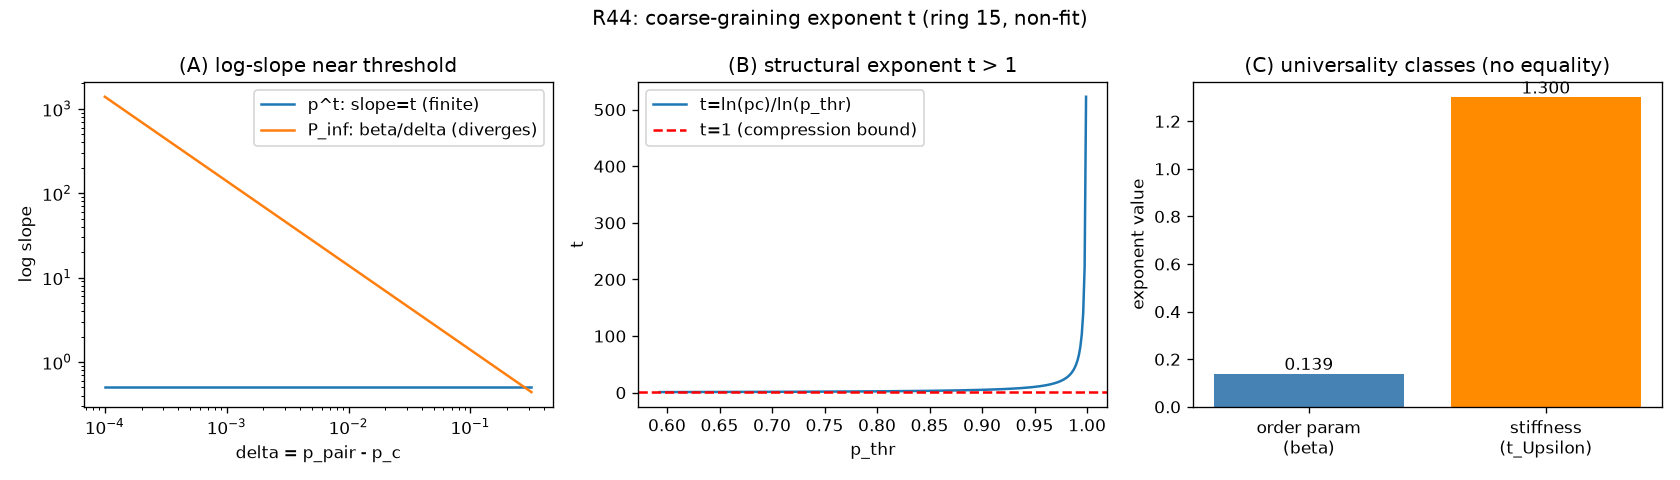

Here is the Python script that generated this plot:
#!/usr/bin/env python3
# -*- coding: utf-8 -*-
"""
环 15／44：层 B→C 粗粒化指数 t 的链内判定——数值核对（非拟合）
三面板只检验：极限、单调性、量级、符号。
Run: python "10 探索/超导第一性研究/04_计算验证/环15_粗粒化指数t.py"
"""
import os
import sys
if hasattr(sys.stdout, "reconfigure"):
    sys.stdout.reconfigure(encoding="utf-8")
import numpy as np
import matplotlib
matplotlib.use("Agg")
import matplotlib.pyplot as plt

HERE = os.path.dirname(os.path.abspath(__file__))
OUT = os.path.join(HERE, "环15_粗粒化指数t.png")
CSV = os.path.join(HERE, "环15_粗粒化指数t.csv")
SUM = os.path.join(HERE, "环15_粗粒化指数t_摘要.txt")

log = []
def emit(s=""):
    print(s)
    log.append(s)

# 外部普适指数（2D 座渗流，作工具，不作 CQM 结论）
beta = 5.0 / 36.0   # 序参量指数
nu = 4.0 / 3.0      # 关联长度指数
pc = 0.592746       # 2D 座渗流阈值（项目已用）
tU = 1.3            # 刚度指数 t_Upsilon（项目已用）

emit("=== 2D 座渗流普适指数（外部工具）===")
emit(f"beta = 5/36 = {beta:.6f}")
emit(f"nu   = 4/3  = {nu:.6f}")
emit(f"beta/nu = {beta/nu:.6f} (5/48={5/48:.6f})")
emit(f"1/nu = {1/nu:.6f} (3/4={0.75})")
assert abs(beta/nu - 5/48) < 1e-9
assert abs(1/nu - 0.75) < 1e-9

# ---- [A] 阈值邻域对数斜率：p^t 有限 vs 序参量发散 ----
emit("\n=== [A] 阈值邻域对数斜率 ===")
deltas = np.logspace(-4, -0.5, 200)          # delta = p_pair - p_c
t_guess = 0.5                                # 示意：幂律 p^t 的指数
slope_power = np.full_like(deltas, t_guess)   # p^t 给有限 t
slope_critical = beta / deltas               # 序参量给 beta/delta -> 无穷
emit(f"delta=1e-4: p^t 斜率={slope_power[0]:.3f}, 序参量斜率={slope_critical[0]:.1f}")
emit(f"delta=0.3 : p^t 斜率={slope_power[-1]:.3f}, 序参量斜率={slope_critical[-1]:.3f}")
emit("判据：临界邻域序参量斜率发散，p^t 有限 ⇒ p^t 不能精确，只能远离阈值插值")
assert slope_critical[0] > slope_power[0] * 10

# ---- [B] 链内结构判定 t = ln(pc)/ln(p_thr) > 1（p_thr in (pc,1)）----
emit("\n=== [B] t = ln(p_c)/ln(p_thr) > 1（p_thr > p_c）===")
p_thr = np.linspace(pc + 1e-4, 0.999, 300)
t_struct = np.log(pc) / np.log(p_thr)
emit(f"p_thr=0.60: t={np.log(pc)/np.log(0.60):.6f}")
emit(f"p_thr=0.90: t={np.log(pc)/np.log(0.90):.6f}")
emit(f"p_thr->1^-: t->{np.log(pc)/np.log(0.999):.6f} (发散)")
emit(f"t 恒 > 1：{bool(np.all(t_struct > 1))}")
emit(f"t 随 p_thr 增而增：{bool(np.all(np.diff(t_struct) > 0))}")
assert np.all(t_struct > 1)
assert np.all(np.diff(t_struct) > 0)
teff = t_struct  # 供绘图面板复用

# ---- [C] 普适类区分：t（序参量类）vs t_Upsilon（刚度类）----
emit("\n=== [C] 普适类区分 ===")
emit(f"序参量指数 beta = {beta:.6f}")
emit(f"刚度指数 t_Upsilon = {tU:.6f}")
emit(f"beta < t_Upsilon：{beta < tU}；beta != tU：{abs(beta-tU)>1e-6}")
emit("判据：t 属序参量类（beta=0.139），t_Upsilon 属刚度类（1.3），不同类无等式")
assert beta < tU and abs(beta - tU) > 1e-6

# ---- 绘图 ----
fig, ax = plt.subplots(1, 3, figsize=(14, 4))
ax[0].loglog(deltas, slope_power, label="p^t: slope=t (finite)")
ax[0].loglog(deltas, slope_critical, label="P_inf: beta/delta (diverges)")
ax[0].set_title("(A) log-slope near threshold")
ax[0].set_xlabel("delta = p_pair - p_c"); ax[0].set_ylabel("log slope")
ax[0].legend()

ax[1].plot(p_thr, teff, label="t=ln(pc)/ln(p_thr)")
ax[1].axhline(1.0, color="r", ls="--", label="t=1 (compression bound)")
ax[1].set_title("(B) structural exponent t > 1")
ax[1].set_xlabel("p_thr"); ax[1].set_ylabel("t")
ax[1].legend()

classes = ["order param\n(beta)", "stiffness\n(t_Upsilon)"]
vals = [beta, tU]
ax[2].bar(classes, vals, color=["steelblue", "darkorange"])
ax[2].set_title("(C) universality classes (no equality)")
ax[2].set_ylabel("exponent value")
for i, v in enumerate(vals):
    ax[2].text(i, v, f"{v:.3f}", ha="center", va="bottom")

fig.suptitle("R44: coarse-graining exponent t (ring 15, non-fit)")
fig.tight_layout()
fig.savefig(OUT, dpi=120)

with open(CSV, "w", encoding="utf-8") as f:
    f.write("quantity,value\n")
    f.write(f"beta,{beta:.8f}\n")
    f.write(f"nu,{nu:.8f}\n")
    f.write(f"beta_over_nu,{beta/nu:.8f}\n")
    f.write(f"one_over_nu,{1/nu:.8f}\n")
    f.write(f"pc,{pc:.8f}\n")
    f.write(f"t_Upsilon,{tU:.8f}\n")
    f.write(f"t_pthr0.60,{np.log(pc)/np.log(0.60):.6f}\n")
    f.write(f"t_pthr0.90,{np.log(pc)/np.log(0.90):.6f}\n")
    f.write(f"t_min_over_scan,{float(np.min(t_struct)):.6f}\n")
with open(SUM, "w", encoding="utf-8") as f:
    f.write("\n".join(log) + "\n")
emit(f"\nSaved: {os.path.basename(OUT)}, {os.path.basename(CSV)}")
